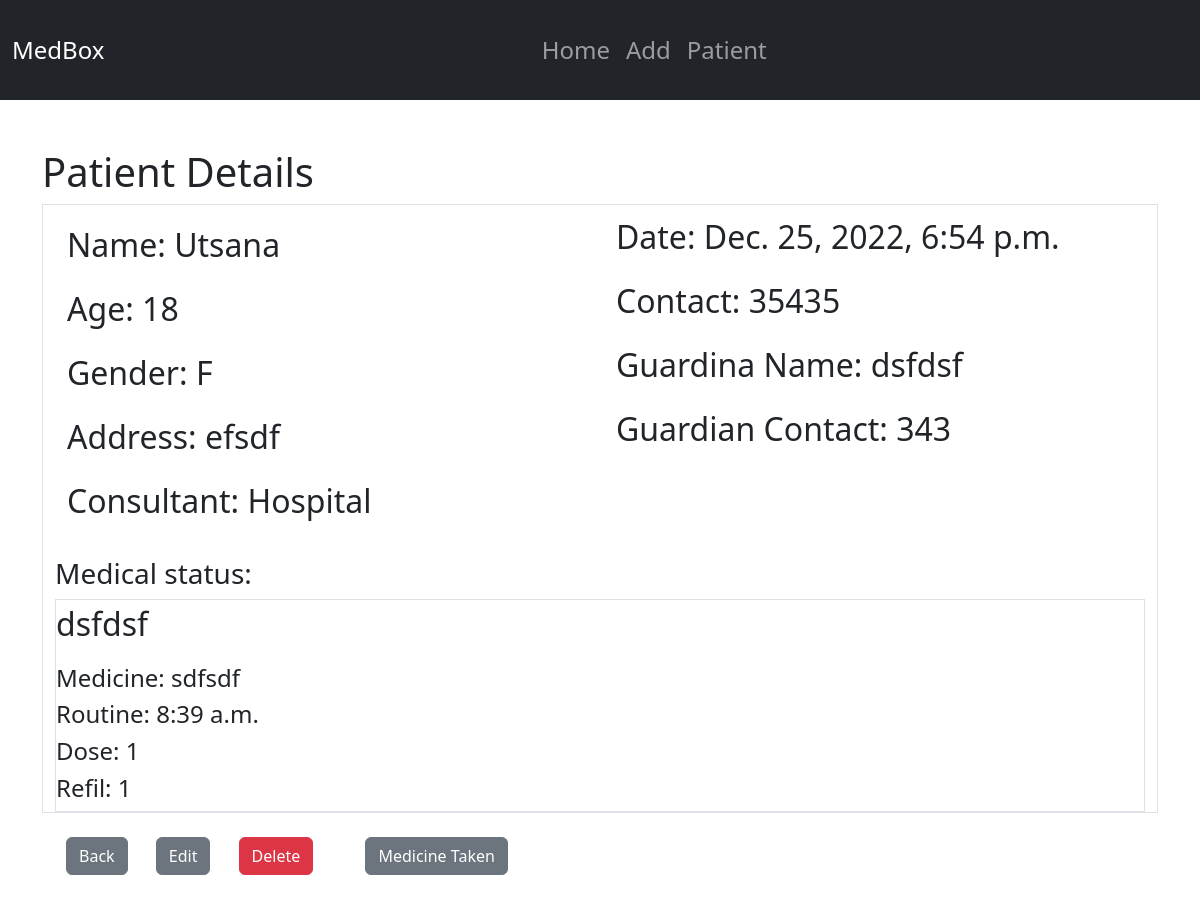
Page /patient/patient/30 on the earlier database version.
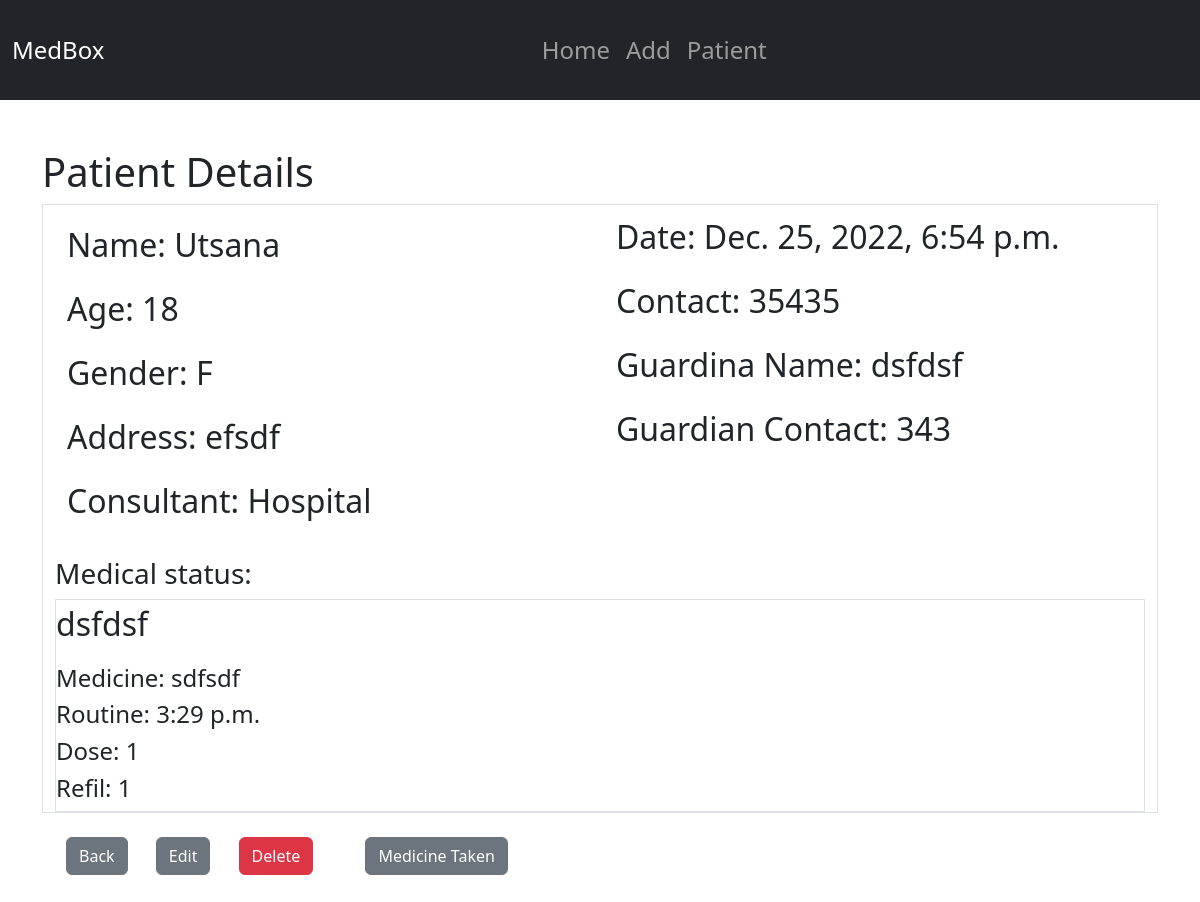
Same page on the later database version.
### patient/models.py (models this page shows, shortened)
class Patient(models.Model):
    name = models.CharField(max_length=100)
    age = models.IntegerField()
    enroll = models.DateTimeField(auto_now_add=True, auto_now=False, null=True)
    Male = 'M'
    Female = 'F'
    gender = [
        (Male, 'Male'),
        (Female, 'Female'),
    ]
    gender = models.CharField(
        max_length=2,
        choices=gender,
        default=Male,
    )
    contact = models.BigIntegerField()
    address = models.CharField(max_length=100)
    guardian_name = models.CharField(max_length=100)
    guardian_contact = models.BigIntegerField()
    medical_status = models.TextField(blank=True, null=True)
    medicine = models.CharField(max_length=100, blank=True, null=True)
    medicine_description = models.TextField(blank=True, null=True)
    routine = models.TimeField(auto_now_add=False, blank=True, null=True)
    dose = models.IntegerField(default='0')
    refil = models.CharField(max_length=100, blank=True, null=True)

### patient/views.py (the view)
# urls.py: path('patient/<int:pk>', views.PatientDetailView.as_view(), name='patient_detail'),
class PatientDetailView(DetailView):
    model = Patient
    context_object_name = 'patient'

### patient/templates/patient/patient_detail.html (shortened to what this page needs)
{% extends 'base.html' %}
{% block content %}
<h1> Patient Details </h1>
<div class="container border round fs-2">
    <div class="row row-cols2 g-2">
        <div class="col p-3">
            <p>Name: {{patient.name}}</p>
            <p>Age: {{patient.age}}</p>
            <p>Gender: {{patient.gender}}</p>
            <p>Address: {{patient.address}}</p>
            <p>Consultant: Hospital</p>
        </div>
        <div class="col p-2">
            <p>Date: {{patient.enroll}}</p>
            <p>Contact: {{patient.contact}}</p>
            <p>Guardina Name: {{patient.guardian_name}}</p>
            <p>Guardian Contact: {{patient.guardian_contact}}</p>
        </div>
    </div>
    <h3>Medical status:</h3>
    <div class='border'>
        <p>{{patient.medical_status}}</p>
        <h4>Medicine: {{patient.medicine_description}}</h4>
        <h4>Routine: {{patient.routine}}</h4>
        <h4>Dose: {{patient.dose}}</h4>
        <h4>Refil: {{patient.dose}}</h4>
    </div>
</div>
<a href="{% url 'patient_list' %}" class="btn btn-secondary m-4">Back</a>
<a href="{% url 'patient_update' pk=patient.id %}" class="btn btn-secondary">Edit</a>
<a href="{% url 'patient_delete' pk=patient.id %}" class="btn btn-danger m-4">Delete</a>
<a href="{% url 'med_taken' pk=patient.id %}" class="btn btn-secondary m-4">Medicine Taken</a>
{% endblock content %}

### static/templates/base.html (shortened to what this page needs)
{% load static %}
<!doctype html>
<html lang="en">
  <head>
    <link rel="stylesheet" href="https://cdnjs.cloudflare.com/ajax/libs/font-awesome/6.2.1/css/all.min.css"
 />
    <link href="https://cdn.jsdelivr.net/npm/bootstrap@5.2.3/dist/css/bootstrap.min.css" rel="stylesheet">
    <link href="{% static 'css/main.css' %}" rel="stylesheet">
  </head>
  <body>
<nav class="navbar navbar-expand-lg navbar-dark bg-dark">
    <div class="container-fluid ">
        <a class="navbar-brand ml-2 fs-4" href="#">MedBox</a>
        <div class="collapse navbar-collapse py-4 fs-4" id="navbarToggle">
            <div class="navbar-nav mx-auto">
                <a class="nav-item nav-link" href=" {% url 'patient_list' %}">Home</a>
                <a class="nav-item nav-link" href="{% url 'patient_new' %}">Add</a>
                <a class="nav-item nav-link" href="#">Patient</a>
            </div>
            </div>
        </div>
</nav>
    <div class= "my-5 container">
    {% block content %}
    {% endblock content %}
    </div>
  </body>
</html>

### static/css/main.css (style rules this page uses)
nav { height: 100px; }

Differences in the rows shown:
changed Patient "Utsana": routine "8:39 a.m." → "3:29 p.m."
